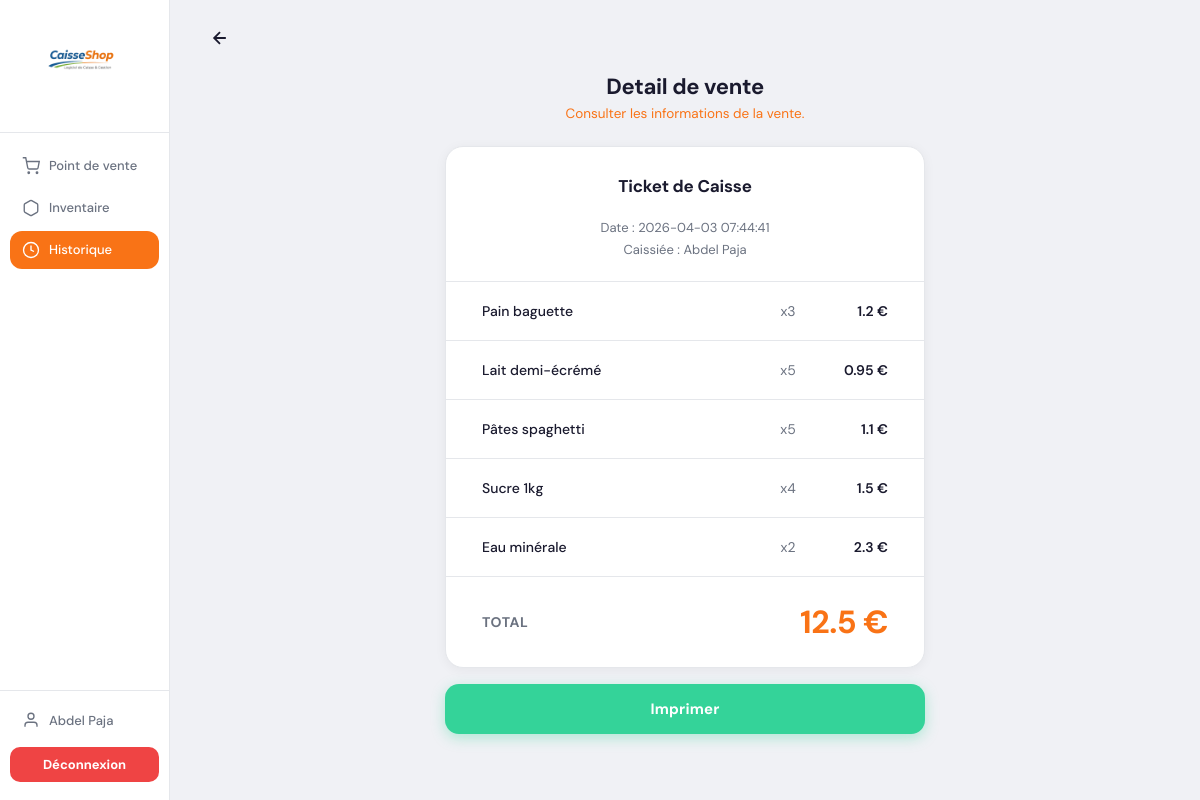
The app's page /Pages/detail-vente.php?id_vente=1 (signed in), older data.
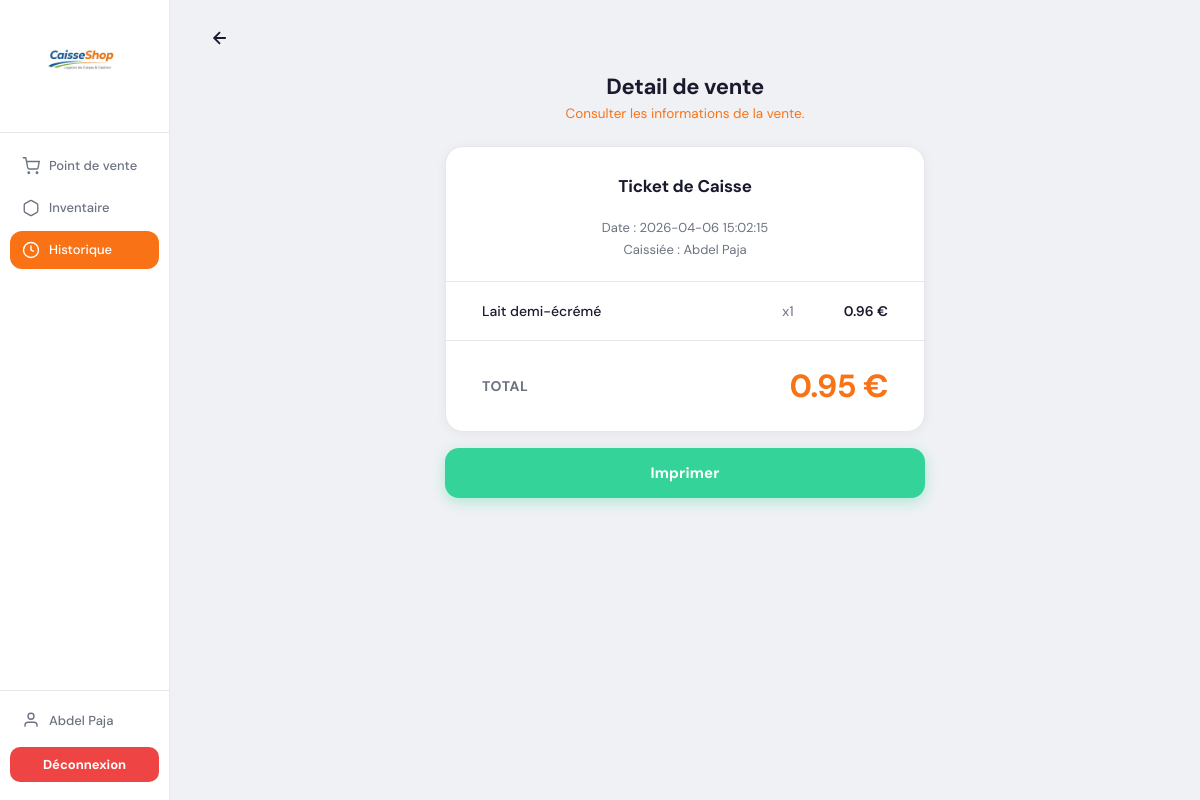
The same page, newer data.
### tables this page shows
CREATE TABLE `ventes` (
  `Id` int(11) NOT NULL,
  `Id_user` int(11) NOT NULL,
  `Total` float NOT NULL,
  `Date` timestamp NOT NULL DEFAULT current_timestamp() ON UPDATE current_timestamp()
);

CREATE TABLE `users` (
  `Id` int(11) NOT NULL,
  `Nom` varchar(64) NOT NULL,
  `Prenom` varchar(64) NOT NULL,
  `Email` varchar(128) NOT NULL,
  `Password` varchar(255) NOT NULL
);

CREATE TABLE `paniers` (
  `Id` int(11) NOT NULL,
  `Id_produit` int(11) NOT NULL,
  `Id_vente` int(11) NOT NULL,
  `Quantite` int(11) NOT NULL
);

CREATE TABLE `produits` (
  `Id` int(11) NOT NULL,
  `Nom_produit` varchar(64) NOT NULL,
  `Description` varchar(1020) NOT NULL,
  `Prix` float NOT NULL,
  `Code_barre` varchar(8) NOT NULL,
  `Stock` int(11) NOT NULL,
  `ImgChemin` varchar(128) NOT NULL
);

### Pages/detail-vente.php (the view, shortened to what this page needs)
<?php
require_once(__DIR__ . '/../fonciton/ConnexionBDD.php');
?>
<!DOCTYPE html>
<html lang="fr">
<head>
  <link rel="stylesheet" href="../styles/detail-vente.css">
</head>
<body>
<div class="app">
  <aside class="sidebar">
    <div class="sidebar-logo">
      <img src="../images/logo-removebg-preview.png" alt="CaisseShop">
    </div>
    <nav class="sidebar-nav">
      <a href="point-de-vente.php" class="nav-item">
        <svg fill="none" viewBox="0 0 24 24" stroke="currentColor" stroke-width="1.8"><circle cx="9" cy="21" r="1"/><circle cx="20" cy="21" r="1"/><path d="M1 1h4l2.68 13.39a2 2 0 0 0 2 1.61h9.72a2 2 0 0 0 2-1.61L23 6H6"/></svg>
        Point de vente
      </a>
      <a href="inventaire.php" class="nav-item">
        <svg fill="none" viewBox="0 0 24 24" stroke="currentColor" stroke-width="1.8"><path d="M21 16V8a2 2 0 0 0-1-1.73l-7-4a2 2 0 0 0-2 0l-7 4A2 2 0 0 0 3 8v8a2 2 0 0 0 1 1.73l7 4a2 2 0 0 0 2 0l7-4A2 2 0 0 0 21 16z"/></svg>
        Inventaire
      </a>
      <a href="historique.php" class="nav-item active">
        <svg fill="none" viewBox="0 0 24 24" stroke="currentColor" stroke-width="1.8"><circle cx="12" cy="12" r="10"/><polyline points="12 6 12 12 16 14"/></svg>
        Historique
      </a>
    </nav>
    <div class="sidebar-bottom">
      <a href="#" class="nav-item">
        <svg fill="none" viewBox="0 0 24 24" stroke="currentColor" stroke-width="1.8"><path d="M20 21v-2a4 4 0 0 0-4-4H8a4 4 0 0 0-4 4v2"/><circle cx="12" cy="7" r="4"/></svg>
        <?php
        if (isset($_SESSION['LOGGED_USER'])){
          echo $_SESSION['LOGGED_USER']['nom'].' '.$_SESSION['LOGGED_USER']['prenom'];
        }
        ?>
      </a>
      <a href="login.html" class="btn-logout">Déconnexion</a>
    </div>
  </aside>
  <main class="main">
    <a href="historique.php" class="btn-back">
      <svg fill="none" viewBox="0 0 24 24" stroke="currentColor" stroke-width="2.2">
        <path d="M19 12H5m7-7-7 7 7 7"/>
      </svg>
    </a>
    <div class="page-header">
      <h1 class="page-title">Detail de vente</h1>
      <p class="page-subtitle">Consulter les informations de la vente.</p>
    </div>
    <div class="ticket">
      <h2 class="ticket-title">Ticket de Caisse</h2>
      <?php
      $selectPanier='SELECT vt.Id, us.Nom, us.Prenom, pr.Nom_produit, pa.Quantite, pr.Prix FROM paniers pa
      JOIN ventes vt ON pa.Id_vente = vt.Id
      JOIN produits pr ON pa.Id_produit = pr.Id
      JOIN users us ON vt.Id_user = us.Id
      WHERE pa.Id_vente=:Id_vente';
      $selection_Panier=$mysqlClient->prepare($selectPanier);
      $selection_Panier->execute([
          'Id_vente' => $_GET['id_vente'],
          ]);
      $listePanier=$selection_Panier->fetchAll();
      $selectVente='SELECT * FROM ventes WHERE Id=:Id';
      $selection_Vente=$mysqlClient->prepare($selectVente);
      $selection_Vente->execute([
          'Id' => $_GET['id_vente'],
          ]);
      $listeVente=$selection_Vente->fetchAll();
      ?>
      <div class="ticket-meta">
        <p>Date : <?php echo $listeVente[0]['Date'] ?></p>
        <p>Caissiée : <?php echo $listePanier[0]['Nom'].' '. $listePanier[0]['Prenom']?></p>
      </div>
      <div class="ticket-divider"></div>
      <?php for ($i=0; $i < count($listePanier); $i++) { ?>
        <div class="ticket-lines">
          <div class="ticket-line">
            <span class="line-name"><?php echo $listePanier[$i]['Nom_produit'] ?></span>
            <span class="line-qty">x<?php echo $listePanier[$i]['Quantite'] ?></span>
            <span class="line-price"><?php echo $listePanier[$i]['Prix'] ?> €</span>
          </div>
        </div>
        <div class="ticket-divider"></div>
      <?php }?>
        <div class="ticket-total">
          <span class="total-label">TOTAL</span>
          <span class="total-amount"><?php echo $listeVente[0]['Total'] ?> €</span>
        </div>
    </div>
    <button class="btn-print" onclick="window.print()">Imprimer</button>
  </main>
</div>
</body>
</html>

Row changes from the older to the newer data that the page shows:
no longer on this page (row unchanged): users: Nom "Abdel", Prenom "Paja"
no longer on this page (row edited): paniers: Id_produit.Nom_produit "Lait demi-écrémé", Quantite "5", Id_produit.Prix "0.95"
no longer on this page (row edited): paniers: Id_produit.Nom_produit "Pâtes spaghetti", Quantite "5", Id_produit.Prix "1.1"
no longer on this page (row edited): paniers: Id_produit.Nom_produit "Sucre 1kg", Quantite "4", Id_produit.Prix "1.5"
no longer on this page (row edited): paniers: Id_produit.Nom_produit "Eau minérale", Quantite "2", Id_produit.Prix "2.3"
changed ventes: Date "2026-04-03 07:44:41" → "2026-04-06 15:02:15"; Total "12.5" → "0.95"
changed paniers: Id_produit.Nom_produit "Pain baguette" → "Lait demi-écrémé"; Quantite "3" → "1"; Id_produit.Prix "1.2" → "0.96"
